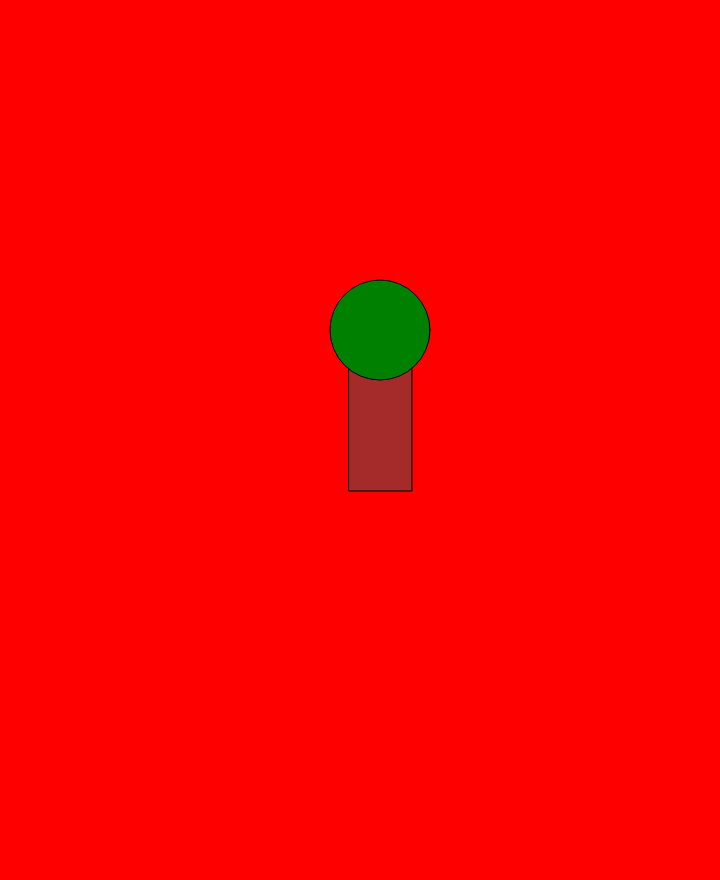
Frame 1 (no input)
Frame 60 (no input): identical to frame 1, image omitted
Frame 120 (the mouse pressed at the canvas centre since frame 60): identical to frame 1, image omitted

The p5.js sketch that drew this single still picture (run headless with seeded random() and noise() and a simulated clock; from frame 60 on, the mouse is pressed at the canvas centre):

// p5.js sketch
// ── sketch.js
function setup() {
  createCanvas(720, 880);
}

function draw() {
  background('red');

  fill('brown');
  rect(349, 331, 63, 160);
  fill('green');
  ellipse(380, 330, 100, 100);
}
